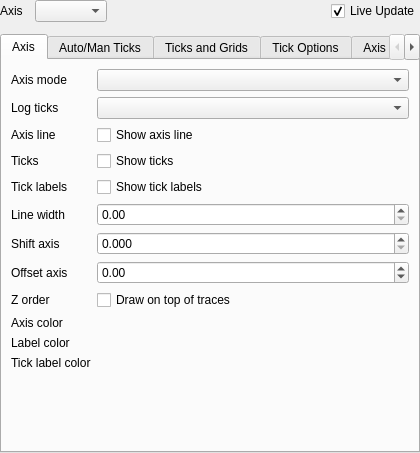
<?xml version="1.0" encoding="UTF-8"?>
<ui version="4.0">
 <class>axisEditDialogContent</class>
 <widget class="QWidget" name="axisEditDialogContent">
  <layout class="QVBoxLayout" name="verticalLayout">
   <property name="spacing">
    <number>12</number>
   </property>
   <property name="leftMargin">
    <number>0</number>
   </property>
   <property name="topMargin">
    <number>0</number>
   </property>
   <property name="rightMargin">
    <number>0</number>
   </property>
   <property name="bottomMargin">
    <number>0</number>
   </property>
   <item>
    <layout class="QHBoxLayout" name="headerLayout">
     <item>
      <widget class="QLabel" name="axis_selector_label">
       <property name="text">
        <string>Axis</string>
       </property>
      </widget>
     </item>
     <item>
      <widget class="QComboBox" name="axis_selector"/>
     </item>
     <item>
      <spacer name="headerSpacer">
       <property name="orientation">
        <enum>Qt::Horizontal</enum>
       </property>
       <property name="sizeHint" stdset="0">
        <size>
         <width>40</width>
         <height>20</height>
        </size>
       </property>
      </spacer>
     </item>
     <item>
      <widget class="QCheckBox" name="live_update_checkbox">
       <property name="text">
        <string>Live Update</string>
       </property>
       <property name="checked">
        <bool>true</bool>
       </property>
      </widget>
     </item>
    </layout>
   </item>
   <item>
    <widget class="QTabWidget" name="tab_widget">
     <widget class="QWidget" name="axis_tab">
      <attribute name="title">
       <string>Axis</string>
      </attribute>
      <layout class="QFormLayout" name="axis_form">
       <item row="0" column="0">
        <widget class="QLabel" name="axis_mode_label">
         <property name="text">
          <string>Axis mode</string>
         </property>
        </widget>
       </item>
       <item row="0" column="1">
        <widget class="QComboBox" name="axis_mode_combo"/>
       </item>
       <item row="1" column="0">
        <widget class="QLabel" name="log_tick_mode_label">
         <property name="text">
          <string>Log ticks</string>
         </property>
        </widget>
       </item>
       <item row="1" column="1">
        <widget class="QComboBox" name="log_tick_mode_combo"/>
       </item>
       <item row="2" column="0">
        <widget class="QLabel" name="side_visible_label">
         <property name="text">
          <string>Axis line</string>
         </property>
        </widget>
       </item>
       <item row="2" column="1">
        <widget class="QCheckBox" name="side_visible_checkbox">
         <property name="text">
          <string>Show axis line</string>
         </property>
        </widget>
       </item>
       <item row="3" column="0">
        <widget class="QLabel" name="side_ticks_label">
         <property name="text">
          <string>Ticks</string>
         </property>
        </widget>
       </item>
       <item row="3" column="1">
        <widget class="QCheckBox" name="side_ticks_checkbox">
         <property name="text">
          <string>Show ticks</string>
         </property>
        </widget>
       </item>
       <item row="4" column="0">
        <widget class="QLabel" name="side_tick_labels_label">
         <property name="text">
          <string>Tick labels</string>
         </property>
        </widget>
       </item>
       <item row="4" column="1">
        <widget class="QCheckBox" name="side_tick_labels_checkbox">
         <property name="text">
          <string>Show tick labels</string>
         </property>
        </widget>
       </item>
       <item row="5" column="0">
        <widget class="QLabel" name="side_line_width_label">
         <property name="text">
          <string>Line width</string>
         </property>
        </widget>
       </item>
       <item row="5" column="1">
        <widget class="QDoubleSpinBox" name="side_line_width_spin">
         <property name="maximum">
          <double>99.000000000000000</double>
         </property>
         <property name="singleStep">
          <double>0.100000000000000</double>
         </property>
        </widget>
       </item>
       <item row="6" column="0">
        <widget class="QLabel" name="side_offset_label">
         <property name="text">
          <string>Shift axis</string>
         </property>
        </widget>
       </item>
       <item row="6" column="1">
        <widget class="QDoubleSpinBox" name="side_offset_spin">
         <property name="decimals">
          <number>3</number>
         </property>
         <property name="maximum">
          <double>1.000000000000000</double>
         </property>
         <property name="singleStep">
          <double>0.010000000000000</double>
         </property>
        </widget>
       </item>
       <item row="7" column="0">
        <widget class="QLabel" name="spine_offset_label">
         <property name="text">
          <string>Offset axis</string>
         </property>
        </widget>
       </item>
       <item row="7" column="1">
        <widget class="QDoubleSpinBox" name="spine_offset_spin">
         <property name="minimum">
          <double>-999.000000000000000</double>
         </property>
         <property name="maximum">
          <double>999.000000000000000</double>
         </property>
         <property name="singleStep">
          <double>1.000000000000000</double>
         </property>
        </widget>
       </item>
       <item row="8" column="0">
        <widget class="QLabel" name="draw_on_top_label">
         <property name="text">
          <string>Z order</string>
         </property>
        </widget>
       </item>
       <item row="8" column="1">
        <widget class="QCheckBox" name="draw_on_top_checkbox">
         <property name="text">
          <string>Draw on top of traces</string>
         </property>
        </widget>
       </item>
       <item row="9" column="0">
        <widget class="QLabel" name="side_color_label">
         <property name="text">
          <string>Axis color</string>
         </property>
        </widget>
       </item>
       <item row="9" column="1">
        <widget class="QWidget" name="side_color_container">
         <layout class="QHBoxLayout" name="side_color_layout">
          <property name="leftMargin">
           <number>0</number>
          </property>
          <property name="topMargin">
           <number>0</number>
          </property>
          <property name="rightMargin">
           <number>0</number>
          </property>
          <property name="bottomMargin">
           <number>0</number>
          </property>
         </layout>
        </widget>
       </item>
       <item row="10" column="0">
        <widget class="QLabel" name="axis_label_color_label">
         <property name="text">
          <string>Label color</string>
         </property>
        </widget>
       </item>
       <item row="10" column="1">
        <widget class="QWidget" name="axis_label_color_container">
         <layout class="QHBoxLayout" name="axis_label_color_layout">
          <property name="leftMargin">
           <number>0</number>
          </property>
          <property name="topMargin">
           <number>0</number>
          </property>
          <property name="rightMargin">
           <number>0</number>
          </property>
          <property name="bottomMargin">
           <number>0</number>
          </property>
         </layout>
        </widget>
       </item>
       <item row="11" column="0">
        <widget class="QLabel" name="tick_label_color_label">
         <property name="text">
          <string>Tick label color</string>
         </property>
        </widget>
       </item>
       <item row="11" column="1">
        <widget class="QWidget" name="tick_label_color_container">
         <layout class="QHBoxLayout" name="tick_label_color_layout">
          <property name="leftMargin">
           <number>0</number>
          </property>
          <property name="topMargin">
           <number>0</number>
          </property>
          <property name="rightMargin">
           <number>0</number>
          </property>
          <property name="bottomMargin">
           <number>0</number>
          </property>
         </layout>
        </widget>
       </item>
      </layout>
     </widget>
     <widget class="QWidget" name="auto_ticks_tab">
      <attribute name="title">
       <string>Auto/Man Ticks</string>
      </attribute>
      <layout class="QFormLayout" name="auto_ticks_form">
       <item row="0" column="0">
        <widget class="QLabel" name="major_tick_mode_label">
         <property name="text">
          <string>Major ticks</string>
         </property>
        </widget>
       </item>
       <item row="0" column="1">
        <widget class="QComboBox" name="major_tick_mode_combo"/>
       </item>
       <item row="1" column="0">
        <widget class="QLabel" name="major_tick_count_label">
         <property name="text">
          <string>Approx. count</string>
         </property>
        </widget>
       </item>
       <item row="1" column="1">
        <widget class="QSpinBox" name="major_tick_count_spin">
         <property name="maximum">
          <number>50</number>
         </property>
        </widget>
       </item>
       <item row="2" column="0">
        <widget class="QLabel" name="major_tick_step_label">
         <property name="text">
          <string>Manual step</string>
         </property>
        </widget>
       </item>
       <item row="2" column="1">
        <widget class="QDoubleSpinBox" name="major_tick_step_spin">
         <property name="maximum">
          <double>999999.000000000000000</double>
         </property>
         <property name="singleStep">
          <double>0.100000000000000</double>
         </property>
        </widget>
       </item>
       <item row="3" column="0">
        <widget class="QLabel" name="minor_ticks_label">
         <property name="text">
          <string>Minor ticks</string>
         </property>
        </widget>
       </item>
       <item row="3" column="1">
        <widget class="QCheckBox" name="minor_ticks_checkbox">
         <property name="text">
          <string>Show minor ticks</string>
         </property>
        </widget>
       </item>
       <item row="4" column="0">
        <widget class="QLabel" name="major_tick_positions_label">
         <property name="text">
          <string>Manual positions</string>
         </property>
        </widget>
       </item>
       <item row="4" column="1">
        <widget class="QLineEdit" name="major_tick_positions_edit"/>
       </item>
       <item row="5" column="0">
        <widget class="QLabel" name="major_tick_labels_label">
         <property name="text">
          <string>Manual labels</string>
         </property>
        </widget>
       </item>
       <item row="5" column="1">
        <widget class="QLineEdit" name="major_tick_labels_edit"/>
       </item>
       <item row="6" column="1">
        <widget class="QPushButton" name="set_auto_ticks_button">
         <property name="text">
          <string>Set to Auto Values</string>
         </property>
        </widget>
       </item>
      </layout>
     </widget>
     <widget class="QWidget" name="ticks_and_grids_tab">
      <attribute name="title">
       <string>Ticks and Grids</string>
      </attribute>
      <layout class="QFormLayout" name="ticks_and_grids_form">
       <item row="0" column="0">
        <widget class="QLabel" name="formatter_style_label">
         <property name="text">
          <string>Number style</string>
         </property>
        </widget>
       </item>
       <item row="0" column="1">
        <widget class="QComboBox" name="formatter_style_combo"/>
       </item>
       <item row="1" column="0">
        <widget class="QLabel" name="low_trip_label">
         <property name="text">
          <string>Low trip</string>
         </property>
        </widget>
       </item>
       <item row="1" column="1">
        <widget class="QDoubleSpinBox" name="low_trip_spin">
         <property name="minimum">
          <double>-99.000000000000000</double>
         </property>
         <property name="maximum">
          <double>99.000000000000000</double>
         </property>
         <property name="value">
          <double>0.000000000000000</double>
         </property>
        </widget>
       </item>
       <item row="2" column="0">
        <widget class="QLabel" name="high_trip_label">
         <property name="text">
          <string>High trip</string>
         </property>
        </widget>
       </item>
       <item row="2" column="1">
        <widget class="QDoubleSpinBox" name="high_trip_spin">
         <property name="minimum">
          <double>-99.000000000000000</double>
         </property>
         <property name="maximum">
          <double>99.000000000000000</double>
         </property>
         <property name="value">
          <double>0.000000000000000</double>
         </property>
        </widget>
       </item>
       <item row="3" column="0">
        <widget class="QLabel" name="exponent_prescale_label">
         <property name="text">
          <string>Exponent prescale</string>
         </property>
        </widget>
       </item>
       <item row="3" column="1">
        <widget class="QSpinBox" name="exponent_prescale_spin">
         <property name="minimum">
          <number>-99</number>
         </property>
         <property name="maximum">
          <number>99</number>
         </property>
         <property name="value">
          <number>0</number>
         </property>
        </widget>
       </item>
       <item row="4" column="0">
        <widget class="QLabel" name="tick_direction_label">
         <property name="text">
          <string>Tick direction</string>
         </property>
        </widget>
       </item>
       <item row="4" column="1">
        <widget class="QComboBox" name="tick_direction_combo"/>
       </item>
       <item row="5" column="0">
        <widget class="QLabel" name="grid_visible_label">
         <property name="text">
          <string>Grid</string>
         </property>
        </widget>
       </item>
       <item row="5" column="1">
        <widget class="QCheckBox" name="grid_visible_checkbox">
         <property name="text">
          <string>Show grid</string>
         </property>
        </widget>
       </item>
       <item row="6" column="0">
        <widget class="QLabel" name="grid_which_label">
         <property name="text">
          <string>Grid which</string>
         </property>
        </widget>
       </item>
       <item row="6" column="1">
        <widget class="QComboBox" name="grid_which_combo"/>
       </item>
       <item row="7" column="0">
        <widget class="QLabel" name="grid_style_label">
         <property name="text">
          <string>Grid style</string>
         </property>
        </widget>
       </item>
       <item row="7" column="1">
        <widget class="QComboBox" name="grid_style_combo"/>
       </item>
       <item row="8" column="0">
        <widget class="QLabel" name="grid_width_label">
         <property name="text">
          <string>Grid width</string>
         </property>
        </widget>
       </item>
       <item row="8" column="1">
        <widget class="QDoubleSpinBox" name="grid_width_spin">
         <property name="maximum">
          <double>99.000000000000000</double>
         </property>
         <property name="singleStep">
          <double>0.100000000000000</double>
         </property>
        </widget>
       </item>
       <item row="9" column="0">
        <widget class="QLabel" name="grid_color_label">
         <property name="text">
          <string>Grid color</string>
         </property>
        </widget>
       </item>
       <item row="9" column="1">
        <widget class="QWidget" name="grid_color_container">
         <layout class="QHBoxLayout" name="grid_color_layout">
          <property name="leftMargin">
           <number>0</number>
          </property>
          <property name="topMargin">
           <number>0</number>
          </property>
          <property name="rightMargin">
           <number>0</number>
          </property>
          <property name="bottomMargin">
           <number>0</number>
          </property>
         </layout>
        </widget>
       </item>
       <item row="10" column="0">
        <widget class="QLabel" name="zero_line_visible_label">
         <property name="text">
          <string>Zero line</string>
         </property>
        </widget>
       </item>
       <item row="10" column="1">
        <widget class="QCheckBox" name="zero_line_visible_checkbox">
         <property name="text">
          <string>Show zero line</string>
         </property>
        </widget>
       </item>
       <item row="11" column="0">
        <widget class="QLabel" name="zero_line_style_label">
         <property name="text">
          <string>Zero style</string>
         </property>
        </widget>
       </item>
       <item row="11" column="1">
        <widget class="QComboBox" name="zero_line_style_combo"/>
       </item>
       <item row="12" column="0">
        <widget class="QLabel" name="zero_line_width_label">
         <property name="text">
          <string>Zero width</string>
         </property>
        </widget>
       </item>
       <item row="12" column="1">
        <widget class="QDoubleSpinBox" name="zero_line_width_spin">
         <property name="maximum">
          <double>99.000000000000000</double>
         </property>
         <property name="singleStep">
          <double>0.100000000000000</double>
         </property>
        </widget>
       </item>
       <item row="13" column="0">
        <widget class="QLabel" name="zero_line_color_label">
         <property name="text">
          <string>Zero color</string>
         </property>
        </widget>
       </item>
       <item row="13" column="1">
        <widget class="QWidget" name="zero_line_color_container">
         <layout class="QHBoxLayout" name="zero_line_color_layout">
          <property name="leftMargin">
           <number>0</number>
          </property>
          <property name="topMargin">
           <number>0</number>
          </property>
          <property name="rightMargin">
           <number>0</number>
          </property>
          <property name="bottomMargin">
           <number>0</number>
          </property>
         </layout>
        </widget>
       </item>
      </layout>
     </widget>
     <widget class="QWidget" name="tick_options_tab">
      <attribute name="title">
       <string>Tick Options</string>
      </attribute>
      <layout class="QFormLayout" name="tick_options_form">
       <item row="0" column="0">
        <widget class="QLabel" name="display_range_label">
         <property name="text">
          <string>Display range</string>
         </property>
        </widget>
       </item>
       <item row="0" column="1">
        <widget class="QWidget" name="display_range_widget">
         <layout class="QHBoxLayout" name="display_range_layout">
          <property name="leftMargin">
           <number>0</number>
          </property>
          <property name="topMargin">
           <number>0</number>
          </property>
          <property name="rightMargin">
           <number>0</number>
          </property>
          <property name="bottomMargin">
           <number>0</number>
          </property>
          <item>
           <widget class="QLineEdit" name="display_range_min_edit"/>
          </item>
          <item>
           <widget class="QLabel" name="display_range_to_label">
            <property name="text">
             <string>to</string>
            </property>
           </widget>
          </item>
          <item>
           <widget class="QLineEdit" name="display_range_max_edit"/>
          </item>
         </layout>
        </widget>
       </item>
       <item row="1" column="0">
        <widget class="QLabel" name="suppressed_values_label">
         <property name="text">
          <string>Suppress values</string>
         </property>
        </widget>
       </item>
       <item row="1" column="1">
        <widget class="QLineEdit" name="suppressed_values_edit"/>
       </item>
       <item row="2" column="0">
        <widget class="QLabel" name="max_log_cycles_minor_label">
         <property name="text">
          <string>Max minor cycles</string>
         </property>
        </widget>
       </item>
       <item row="2" column="1">
        <widget class="QDoubleSpinBox" name="max_log_cycles_minor_spin">
         <property name="maximum">
          <double>99.000000000000000</double>
         </property>
         <property name="singleStep">
          <double>0.500000000000000</double>
         </property>
        </widget>
       </item>
       <item row="3" column="0">
        <widget class="QLabel" name="max_log_cycles_minor_labels_label">
         <property name="text">
          <string>Max minor-label cycles</string>
         </property>
        </widget>
       </item>
       <item row="3" column="1">
        <widget class="QDoubleSpinBox" name="max_log_cycles_minor_labels_spin">
         <property name="maximum">
          <double>99.000000000000000</double>
         </property>
         <property name="singleStep">
          <double>0.500000000000000</double>
         </property>
        </widget>
       </item>
       <item row="4" column="0">
        <widget class="QLabel" name="use_thousands_separator_label">
         <property name="text">
          <string>Thousands</string>
         </property>
        </widget>
       </item>
       <item row="4" column="1">
        <widget class="QCheckBox" name="use_thousands_separator_checkbox">
         <property name="text">
          <string>Use thousands separator</string>
         </property>
        </widget>
       </item>
       <item row="5" column="0">
        <widget class="QLabel" name="zero_as_zero_label">
         <property name="text">
          <string>Zero format</string>
         </property>
        </widget>
       </item>
       <item row="5" column="1">
        <widget class="QCheckBox" name="zero_as_zero_checkbox">
         <property name="text">
          <string>Format zero as 0</string>
         </property>
        </widget>
       </item>
       <item row="6" column="0">
        <widget class="QLabel" name="trim_trailing_zeros_label">
         <property name="text">
          <string>Trailing zeros</string>
         </property>
        </widget>
       </item>
       <item row="6" column="1">
        <widget class="QCheckBox" name="trim_trailing_zeros_checkbox">
         <property name="text">
          <string>Trim trailing zeros</string>
         </property>
        </widget>
       </item>
       <item row="7" column="0">
        <widget class="QLabel" name="trim_leading_zero_label">
         <property name="text">
          <string>Leading zero</string>
         </property>
        </widget>
       </item>
       <item row="7" column="1">
        <widget class="QCheckBox" name="trim_leading_zero_checkbox">
         <property name="text">
          <string>Trim leading zero</string>
         </property>
        </widget>
       </item>
       <item row="8" column="0">
        <widget class="QLabel" name="prefer_exponent_label">
         <property name="text">
          <string>Exponent style</string>
         </property>
        </widget>
       </item>
       <item row="8" column="1">
        <widget class="QCheckBox" name="prefer_exponent_checkbox">
         <property name="text">
          <string>Prefer exponent</string>
         </property>
        </widget>
       </item>
      </layout>
     </widget>
     <widget class="QWidget" name="axis_label_tab">
      <attribute name="title">
       <string>Axis Label</string>
      </attribute>
      <layout class="QFormLayout" name="axis_label_form">
       <item row="0" column="0">
        <widget class="QLabel" name="axis_label_text_label">
         <property name="text">
          <string>Axis label</string>
         </property>
        </widget>
       </item>
       <item row="0" column="1">
        <widget class="QLineEdit" name="axis_label_edit"/>
       </item>
       <item row="1" column="0">
        <widget class="QLabel" name="axis_label_preview_label">
         <property name="text">
          <string>Preview</string>
         </property>
        </widget>
       </item>
       <item row="1" column="1">
        <widget class="QLabel" name="axis_label_preview">
         <property name="frameShape">
          <enum>QFrame::StyledPanel</enum>
         </property>
         <property name="text">
          <string/>
         </property>
        </widget>
       </item>
       <item row="2" column="0">
        <widget class="QLabel" name="line_spacing_label">
         <property name="text">
          <string>Line spacing</string>
         </property>
        </widget>
       </item>
       <item row="2" column="1">
        <widget class="QDoubleSpinBox" name="line_spacing_spin">
         <property name="minimum">
          <double>0.100000000000000</double>
         </property>
         <property name="maximum">
          <double>9.000000000000000</double>
         </property>
         <property name="singleStep">
          <double>0.100000000000000</double>
         </property>
        </widget>
       </item>
       <item row="3" column="0">
        <widget class="QLabel" name="label_rotation_label">
         <property name="text">
          <string>Label rotation</string>
         </property>
        </widget>
       </item>
       <item row="3" column="1">
        <widget class="QDoubleSpinBox" name="label_rotation_spin">
         <property name="minimum">
          <double>-360.000000000000000</double>
         </property>
         <property name="maximum">
          <double>360.000000000000000</double>
         </property>
         <property name="singleStep">
          <double>1.000000000000000</double>
         </property>
        </widget>
       </item>
      </layout>
     </widget>
     <widget class="QWidget" name="label_options_tab">
      <attribute name="title">
       <string>Label Options</string>
      </attribute>
      <layout class="QFormLayout" name="label_options_form">
       <item row="0" column="0">
        <widget class="QLabel" name="label_side_label">
         <property name="text">
          <string>Label side</string>
         </property>
        </widget>
       </item>
       <item row="0" column="1">
        <widget class="QComboBox" name="label_side_combo"/>
       </item>
       <item row="1" column="0">
        <widget class="QLabel" name="label_visible_label">
         <property name="text">
          <string>Visibility</string>
         </property>
        </widget>
       </item>
       <item row="1" column="1">
        <widget class="QCheckBox" name="label_visible_checkbox">
         <property name="text">
          <string>Show label</string>
         </property>
        </widget>
       </item>
       <item row="2" column="0">
        <widget class="QLabel" name="label_position_mode_label">
         <property name="text">
          <string>Position mode</string>
         </property>
        </widget>
       </item>
       <item row="2" column="1">
        <widget class="QComboBox" name="label_position_mode_combo"/>
       </item>
       <item row="3" column="0">
        <widget class="QLabel" name="label_position_label">
         <property name="text">
          <string>Label position</string>
         </property>
        </widget>
       </item>
       <item row="3" column="1">
        <widget class="QDoubleSpinBox" name="label_position_spin">
         <property name="minimum">
          <double>-999.000000000000000</double>
         </property>
         <property name="maximum">
          <double>999.000000000000000</double>
         </property>
         <property name="singleStep">
          <double>0.050000000000000</double>
         </property>
        </widget>
       </item>
       <item row="4" column="0">
        <widget class="QLabel" name="label_offset_label">
         <property name="text">
          <string>Label margin</string>
         </property>
        </widget>
       </item>
       <item row="4" column="1">
        <widget class="QDoubleSpinBox" name="label_offset_spin">
         <property name="minimum">
          <double>-999.000000000000000</double>
         </property>
         <property name="maximum">
          <double>999.000000000000000</double>
         </property>
         <property name="singleStep">
          <double>0.500000000000000</double>
         </property>
        </widget>
       </item>
       <item row="5" column="0">
        <widget class="QLabel" name="tick_label_rotation_label">
         <property name="text">
          <string>Tick label rotation</string>
         </property>
        </widget>
       </item>
       <item row="5" column="1">
        <widget class="QDoubleSpinBox" name="tick_label_rotation_spin">
         <property name="minimum">
          <double>-360.000000000000000</double>
         </property>
         <property name="maximum">
          <double>360.000000000000000</double>
         </property>
         <property name="singleStep">
          <double>1.000000000000000</double>
         </property>
        </widget>
       </item>
       <item row="6" column="0">
        <widget class="QLabel" name="tick_label_offset_label">
         <property name="text">
          <string>Tick label offset</string>
         </property>
        </widget>
       </item>
       <item row="6" column="1">
        <widget class="QDoubleSpinBox" name="tick_label_offset_spin">
         <property name="minimum">
          <double>-999.000000000000000</double>
         </property>
         <property name="maximum">
          <double>999.000000000000000</double>
         </property>
         <property name="singleStep">
          <double>0.500000000000000</double>
         </property>
        </widget>
       </item>
      </layout>
     </widget>
     <widget class="QWidget" name="axis_range_tab">
      <attribute name="title">
       <string>Axis Range</string>
      </attribute>
      <layout class="QFormLayout" name="axis_range_form">
       <item row="0" column="0">
        <widget class="QLabel" name="autoscale_label">
         <property name="text">
          <string>Autoscale</string>
         </property>
        </widget>
       </item>
       <item row="0" column="1">
        <widget class="QComboBox" name="autoscale_combo"/>
       </item>
       <item row="1" column="0">
        <widget class="QLabel" name="minimum_auto_label">
         <property name="text">
          <string>Minimum mode</string>
         </property>
        </widget>
       </item>
       <item row="1" column="1">
        <widget class="QCheckBox" name="minimum_auto_checkbox">
         <property name="text">
          <string>Auto minimum</string>
         </property>
        </widget>
       </item>
       <item row="2" column="0">
        <widget class="QLabel" name="minimum_label">
         <property name="text">
          <string>Minimum</string>
         </property>
        </widget>
       </item>
       <item row="2" column="1">
        <widget class="QLineEdit" name="minimum_edit"/>
       </item>
       <item row="3" column="0">
        <widget class="QLabel" name="maximum_auto_label">
         <property name="text">
          <string>Maximum mode</string>
         </property>
        </widget>
       </item>
       <item row="3" column="1">
        <widget class="QCheckBox" name="maximum_auto_checkbox">
         <property name="text">
          <string>Auto maximum</string>
         </property>
        </widget>
       </item>
       <item row="4" column="0">
        <widget class="QLabel" name="maximum_label">
         <property name="text">
          <string>Maximum</string>
         </property>
        </widget>
       </item>
       <item row="4" column="1">
        <widget class="QLineEdit" name="maximum_edit"/>
       </item>
       <item row="5" column="0">
        <widget class="QLabel" name="reverse_axis_label">
         <property name="text">
          <string>Direction</string>
         </property>
        </widget>
       </item>
       <item row="5" column="1">
        <widget class="QCheckBox" name="reverse_axis_checkbox">
         <property name="text">
          <string>Reverse axis</string>
         </property>
        </widget>
       </item>
       <item row="6" column="1">
        <widget class="QWidget" name="range_actions">
         <layout class="QHBoxLayout" name="range_actions_layout">
          <property name="leftMargin">
           <number>0</number>
          </property>
          <property name="topMargin">
           <number>0</number>
          </property>
          <property name="rightMargin">
           <number>0</number>
          </property>
          <property name="bottomMargin">
           <number>0</number>
          </property>
          <item>
           <widget class="QPushButton" name="expand_range_button">
            <property name="text">
             <string>Expand 5%</string>
            </property>
           </widget>
          </item>
          <item>
           <widget class="QPushButton" name="swap_range_button">
            <property name="text">
             <string>Swap</string>
            </property>
           </widget>
          </item>
          <item>
           <widget class="QPushButton" name="set_autoscale_values_button">
            <property name="text">
             <string>Set to Autoscale Values</string>
            </property>
           </widget>
          </item>
         </layout>
        </widget>
       </item>
      </layout>
     </widget>
    </widget>
   </item>
  </layout>
 </widget>
 <resources/>
 <connections/>
</ui>
